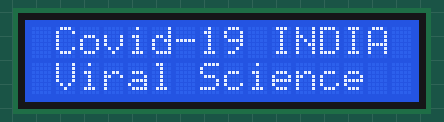
This sketch was run on a simulated ESP8266 (NodeMCU). On the bench: 16×2 character LCD. WiFi joins after 1.5 s; servers stay silent unless stated; uploads are accepted with an empty reply; what the sketch prints to the serial monitor is not drawn.

Above: at 0.1 s.
At 12.3 s:
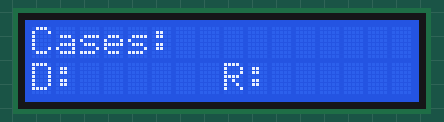

The sketch:

main.ino
```cpp
/*  Viral Science www.viralsciencecreativity.com www.youtube.com/c/viralscience
 *  Corona Virus Tracker 16X2 LCD Display
 *  Corona Data: https://www.worldometers.info/coronavirus/
 *  ThingSpeak: https://thingspeak.com/
 */
 #include <ESP8266WiFi.h>        //Use ESP8266 functions
 #include <ESP8266HTTPClient.h>
 #include <LiquidCrystal.h>

 #include <Wire.h>  // Only needed for Arduino 1.6.5 and earlier

  LiquidCrystal lcd(D0, D1, D2, D3, D4, D5);

  const char* ssid = "-----------";              //WIFI SSID Name
  const char* password = "----------";        //WIFI Password
  const char* host = "api.thingspeak.com";  //We read the data from this host
  const int httpPortRead = 80;

  const char* url1 = "/apps/thinghttp/send_request?api_key=4SHYJLK0BWQ7O9MQ";     //Change this URL Cases
  const char* url2 = "/apps/thinghttp/send_request?api_key=P13YBNR40WI0LDTU";   //Deaths
  const char* url3 = "/apps/thinghttp/send_request?api_key=EOEI1HVPDOAG4RNL";   //Recovered
  int To_remove;      //There are some irrelevant data on the string and here's how I keep the index
                      //of those characters
  String Cases,Deaths,Recovered,Data_Raw,Data_Raw_1,Data_Raw_2,Data_Raw_3;  //Here I keep the numbers that I got

  WiFiClient client;      //Create a WiFi client and http client
  HTTPClient http;


  void setup() {
    lcd.begin(16, 2);
    lcd.setCursor(1, 0);
    lcd.print("Covid-19 INDIA"); //Change Your Country Name
    lcd.setCursor(1, 1);
    lcd.print("Viral Science");  //Change Name if you want

    Serial.begin(115200);
    WiFi.disconnect();             //Disconnect and reconnect to the Wifi you set
    delay(1000);
    WiFi.begin(ssid, password);
    Serial.println("Connected to the WiFi network");   //Display feedback on the serial monitor
    Serial.println(WiFi.localIP());
  }

void loop() {


   //Reading 1: Reading of cases
    if( http.begin(host,httpPortRead,url1))        //Connect to the host and the url
      {
        int httpCode = http.GET();                //Check feedback if there's a response
        if (httpCode > 0)
        {
          if (httpCode == HTTP_CODE_OK || httpCode == HTTP_CODE_MOVED_PERMANENTLY)
            {

              Data_Raw = http.getString();   //Here we store the raw data string


              Data_Raw_1 = Data_Raw;
              To_remove = Data_Raw_1.indexOf(">");                      //I look for the position of this symbol ">"
              Data_Raw_1.remove(0,To_remove+1);                        //I remove it and everything that's before
              To_remove = Data_Raw_1.indexOf("<");                     //I look for the position of this symbol ">"
              Data_Raw_1.remove(To_remove,Data_Raw_1.length());          //I remove it and everything that's after
                                                                     //Example: This is the raw data received <td style="font-weight: bold; text-align:right">63,927</td>
                                                                     //First we look for ">" and we remove everything before it including it
                                                                     //We stay with this 63,927</td>
                                                                     //We look for "<" symbol and we remove it + everything after
                                                                     //We keep only this 63,927 as string
              Cases=Data_Raw_1;
              Serial.print("Cases: ");  //I choosed to display it on the serial monitor to help you debug
              Serial.println(Cases);

              Data_Raw_2=Data_Raw;
              To_remove = Data_Raw_2.indexOf("<span>");
              Data_Raw_2.remove(0,To_remove+6);
              Data_Raw_3=Data_Raw_2;
              To_remove = Data_Raw_2.indexOf("</span>");
              Data_Raw_2.remove(To_remove,Data_Raw_2.length());

              Deaths=Data_Raw_2;
              Serial.print("Deaths: ");
              Serial.println(Deaths);

              To_remove = Data_Raw_3.indexOf("<span>");
              Data_Raw_3.remove(0,To_remove+6);

              To_remove = Data_Raw_3.indexOf("<");
              Data_Raw_3.remove(To_remove,Data_Raw_3.length());

              Recovered=Data_Raw_3;

              Serial.print("Recovered: ");
              Serial.println(Recovered);

            }
        }
        else //If we can't get data
        {
          Serial.printf("[HTTP] GET... failed, error: %s\n", http.errorToString(httpCode).c_str());
        }

        http.end();
      }
    else //If we can't connect to the HTTP
      {
        Serial.printf("[HTTP} Unable to connect\n");
      }

    while (WiFi.status() != WL_CONNECTED)     //In case the Wifi connexion is lost
      {

        WiFi.disconnect();
        delay(1000);

        WiFi.begin(ssid, password);
        Serial.println("Reconnecting to WiFi..");
        delay(10000);
      }
        lcd.clear();
        lcd.setCursor(0, 0);
        lcd.print("Cases:");
        lcd.setCursor(7, 0);
        lcd.print(Cases);

        lcd.setCursor(0, 1);
        lcd.print("D:");
        lcd.setCursor(2, 1);
        lcd.print(Deaths);

        lcd.setCursor(8, 1);
        lcd.print("R:");
        lcd.setCursor(10, 1);
        lcd.print(Recovered);
}
```
